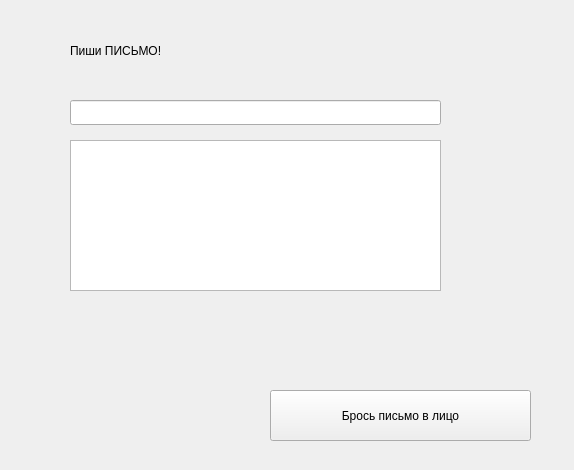
<?xml version="1.0" encoding="UTF-8"?>
<ui version="4.0">
 <class>Form</class>
 <widget class="QWidget" name="Form">
  <property name="geometry">
   <rect>
    <x>0</x>
    <y>0</y>
    <width>574</width>
    <height>470</height>
   </rect>
  </property>
  <property name="windowTitle">
   <string>Form</string>
  </property>
  <widget class="QLabel" name="label">
   <property name="geometry">
    <rect>
     <x>70</x>
     <y>20</y>
     <width>331</width>
     <height>61</height>
    </rect>
   </property>
   <property name="text">
    <string>Пиши ПИСЬМО!</string>
   </property>
  </widget>
  <widget class="QTextEdit" name="textEdit">
   <property name="geometry">
    <rect>
     <x>70</x>
     <y>140</y>
     <width>371</width>
     <height>151</height>
    </rect>
   </property>
  </widget>
  <widget class="QPushButton" name="pushButton">
   <property name="geometry">
    <rect>
     <x>270</x>
     <y>390</y>
     <width>261</width>
     <height>51</height>
    </rect>
   </property>
   <property name="text">
    <string>Брось письмо в лицо</string>
   </property>
  </widget>
  <widget class="QLineEdit" name="lineEdit">
   <property name="geometry">
    <rect>
     <x>70</x>
     <y>100</y>
     <width>371</width>
     <height>25</height>
    </rect>
   </property>
  </widget>
 </widget>
 <resources/>
 <connections/>
</ui>
